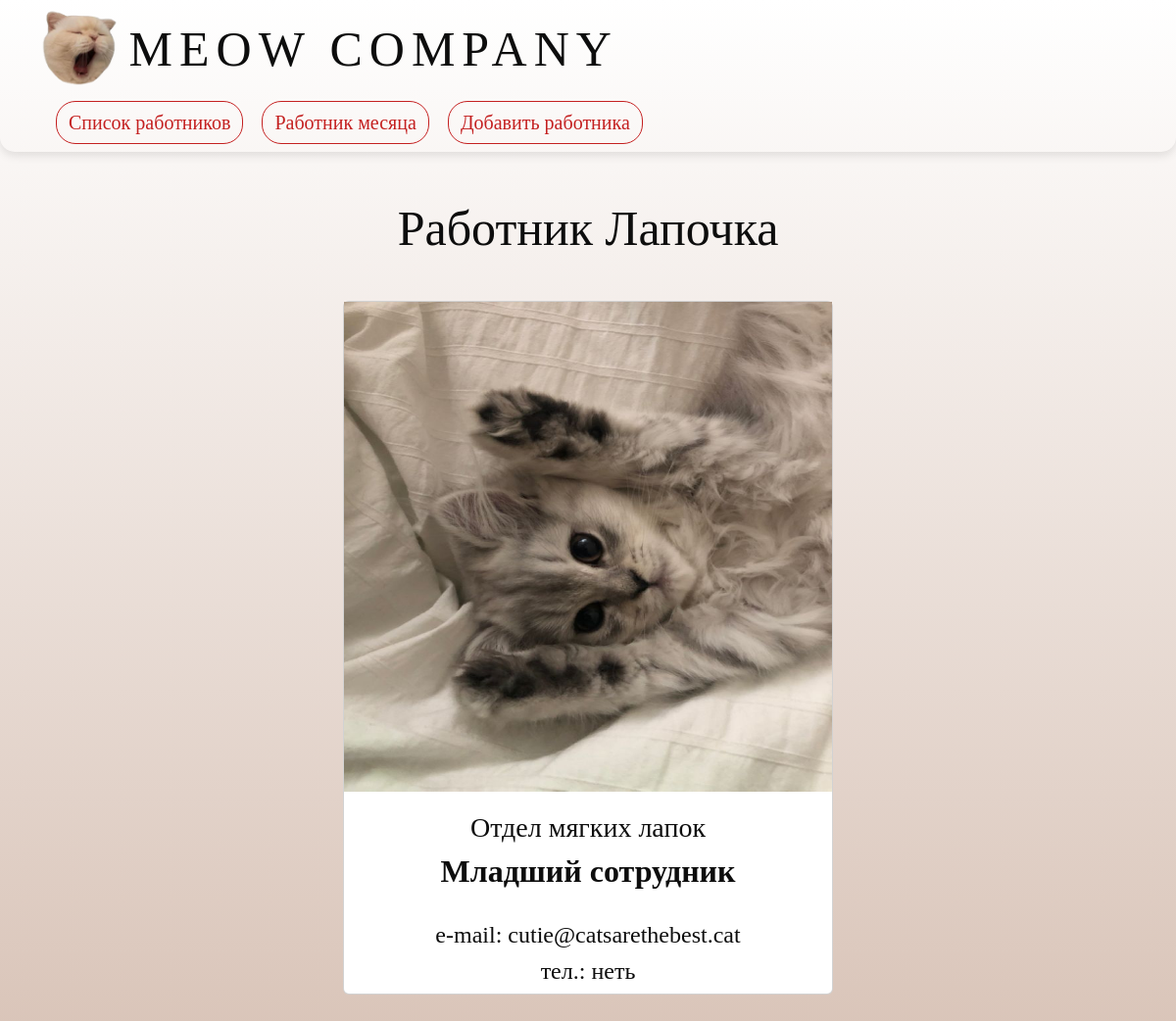
Page /worker_detail/1 on the committed database.
### core/models.py (models this page shows, shortened)
class Worker(models.Model):
    name = models.CharField(verbose_name='Имя', max_length=255)
    surname = models.CharField(verbose_name='Второе имя', max_length=255, blank=True)
    depart = models.ForeignKey(Department, on_delete=models.DO_NOTHING, verbose_name='Отдел')
    position = models.ForeignKey(Position, on_delete=models.DO_NOTHING, verbose_name='Должность')
    phone = models.CharField(verbose_name='Номер телефона', null=True, blank=True, max_length=255)
    email = models.EmailField(verbose_name='E-mail')
    photo = models.ImageField(upload_to='workerphotos', verbose_name='Фото', blank=True)
    kpi = models.IntegerField(verbose_name='KPI(%)')
    class Meta:
        verbose_name = 'Worker'
        verbose_name_plural = 'Workers'

class Department(models.Model):
    name = models.CharField(verbose_name='Название отдела', max_length=255)
    class Meta:
        verbose_name = 'Department'
        verbose_name_plural = 'Departments'

class Position(models.Model):
    name = models.CharField(verbose_name='Название должности', max_length=255)
    class Meta:
        verbose_name = 'Position'
        verbose_name_plural = 'Positions'

### core/views.py (the view)
# urls.py: path('worker_detail/<int:pk>', views.WorkerDetail.as_view(), name='worker_detail'),
class WorkerDetail(TitleMixin, DetailView):
    model = models.Worker
    template_name= 'core/worker_detail.html'
    context_object_name = 'worker'
    title = 'Работник'

### core/views.py (called while the page is built)
    def get_title(self):
        return self.title

    def get_context_data(self, **kwargs):
        context = super().get_context_data(**kwargs)
        context["title"] = self.get_title()
        return context

### core/templates/core/worker_detail.html
{% extends 'core/layout.html' %}
{% load static %}
{% block content %}
    <div class="container mt-5">
        <center>
            <h1>{{title}} {{worker.name}} {{worker.surname}}</h1>
            <br>
            <div class="card">
                <img src="{{worker.photo.url}}" alt="Работник">
                <h3>{{worker.depart.name}}</h3>
                <h2>{{worker.position.name}}</h2>
                <br>
                <h4>e-mail: {{worker.email}}</h4>
                <h4>тел.: {{worker.phone}}</h4>
            </div>
            <br><br>
        </center>
    </div>
{% endblock %}

### core/static/core/css/styles.css (style rules this page uses)
body { background: linear-gradient(to bottom, #fff, #D9C4B8); background-repeat: no-repeat; background-size: cover; position: relative; height: 100%; background-attachment: fixed; font-family: corbel; font-size: 16px; color: #0D0D0D; text-decoration: none; font-weight: 500; }
h1 { margin-bottom: 20px; font-size: 50px; }
.card { width: 500px; height: auto; }
.card img { height: 500px; width: auto; }
h3 { margin-top: 20px; }
h2 { font-weight: 600; }

### rows in the picture
Worker: name "Лапочка", photo (picture), depart.name "Отдел мягких лапок", position.name "Младший сотрудник", email "cutie@catsarethebest.cat", phone "неть"

### other values in the picture
{{ title }} "Работник"
